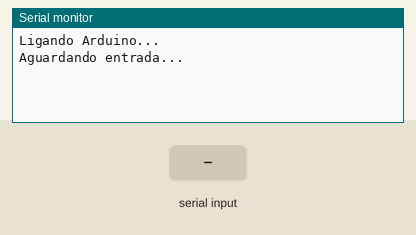
Recording of a sketch running on a simulated Arduino Uno, built with avr-gcc and run on an emulated ATmega328P. Parts: the last lines printed to the serial monitor. Inputs (shaded band) come from the test bench.

Above: at 3.2 s.
3.3 s: "led=1\n" received over Serial
At 3.7 s:
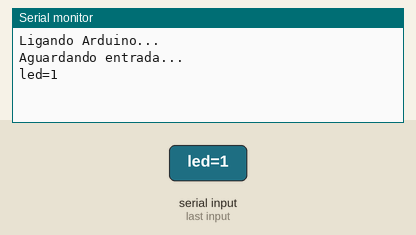
4.8 s: "1\n" received over Serial
At 6.1 s:
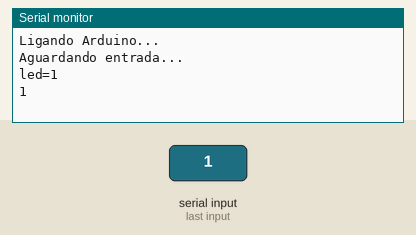

Measured:
- after the input at 3.3 s, the serial monitor: prints a new line at once (image 1)
- after the input at 4.8 s, the serial monitor: prints a new line at once (image 2)

The sketch:

Exemplo7_Serial_String_LED.ino
```cpp
/******************************************
  Venturus - Centro de Inovação Tecnológica

  Exemplo 6 - Ler Porta Serial

  @Author: Sylvio Alves
  @Date: Fev/2016
******************************************/

void ligaLed(int porta);    // liga o led na porta
void desligaLed(int porta); // desliga o led na porta

void setup() {
  pinMode(0, OUTPUT);     // led vermelho
  desligaLed(0);

  Serial.begin(115200);
  delay(2000);

  Serial.println("Ligando Arduino...");
  Serial.println("Aguardando entrada...");
}

void loop() {

  // Se existe conteúdo na porta serial
  if (Serial.available()) {

    // le porta serial ate final de linha
    String texto = Serial.readStringUntil('\n');

    if (texto == "led=1") {
      ligaLed(0);
    } else if (texto == "led=0") {
      desligaLed(0);
    }

    Serial.print(texto);
    Serial.println();
  }
}

void ligaLed(int porta) {
  digitalWrite(porta, LOW); // liga led vermelho
}

void desligaLed(int porta) {
  digitalWrite(porta, HIGH);  // desliga led vermelho
}
```
